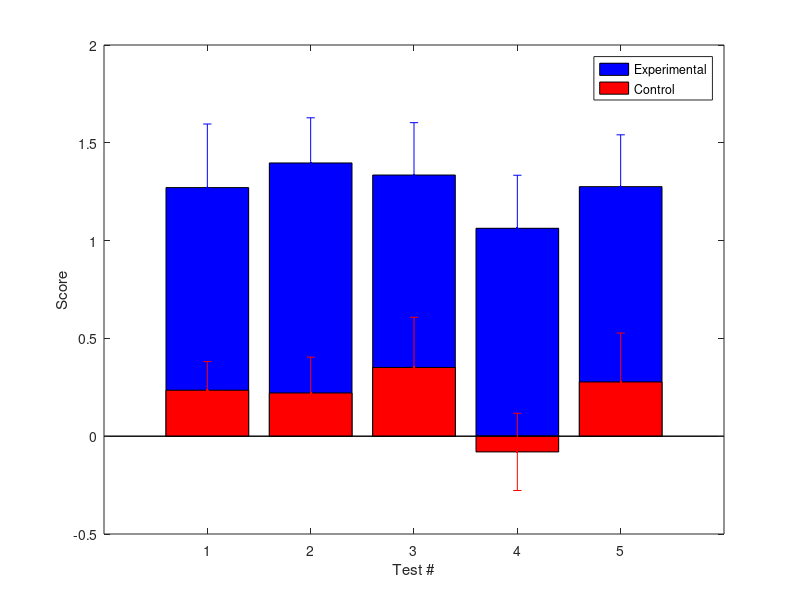

Source code (MATLAB): (Note: this script raises an error after producing the figure.)
% FWERwithCorrSim.m
%
% solution code for Thornquist test questions
% RTB wrote it, 27 Oct 2017

% Questions 20-28 will be related to the same data ("anxiety.mat" in the
% Desire2Learn Week 8 folder). Each patient is represented as a row, and
% their normalized score on each test occupies each column (i.e. row 1 is
% Patient 1, and the first column of row 1 is Patient 1's score on Test 1).
% 
% You are a researcher studying anxiety in humans, and you want to know if
% a particular mutation makes people more likely to have anxiety. Each
% patient takes 5 different tests that measure anxiety: 20 patients with a
% known mutation ("experimental"), and 20 patients with the wild type
% allele ("control"). You then normalize the data so that a score of 0 is
% the population mean on the test, and a score of 1 is one standard
% deviation away from the population mean, and use two-sample t-tests to
% discern if there is a difference between the means of the two groups on
% each test. The experimental and control scores are plotted here for each
% test (mean +/- S.E.M.).

%% Load in data

load anxiety_assays.mat

%% Plot the data

% anonymous function for standard error of the mean
sem = @(x) std(x) ./ sqrt(length(x));

figure('Name','Anxiety Test Scores');
h1=bar(mean(expt),'b');
hold on
errorbar(mean(expt),sem(expt),'b.');
h2=bar(mean(ctl),'r');
errorbar(mean(ctl),sem(ctl),'r.');
legend([h1,h2],{'Experimental','Control'});
xlabel('Test #'); ylabel('Score');

%% Do separate t-tests for each test

% Unadjusted p-values:
[H,pVals] = ttest2(expt,ctl);

% Q15: Without making any post-hoc adjustments for multiple comparisons, on
% which tests is there a significant difference between the "experimental"
% and "control" treatments (at a significance level of p < 0.05)? (Check
% all that apply)
%
% A15: All p-values are below 0.05

% Q16:  Using the standard Bonferroni correction are all of the tests still
% significant at p < 0.05? Ans. No
% A16: We can adjust things in one of two ways:
%   1. divide our criterion by the number of tests and use the same
%      p-values
%   2. multiply our p-values by the number of tests and use the same
%      criterion
nTests = length(pVals);
BCpVals = pVals .* nTests;

% A16: No. Test #3 now gives a corrected p-value of 0.0578.

% Q17: Should you be concerned about multiple comparisons here?
% A17: Yes; we performed multiple hypothesis tests, and so we have a higher
% probability of at least one test rejecting the null hypothesis, even if
% it's true, and so we should use a more stringent criterion.

%% Assess correlation among tests:

% The purpose of multiple comparisons corrections is to address the fact
% that, if you perform several independent hypothesis tests, each at a
% particular level of significance, the probability that at least one will
% give a false positive is higher than any of the individual tests. We're
% doing something slightly different, which is asking whether 5 separate
% tests are consistent with an underlying phenomenon: that the person is
% "anxious."

% Q18: In the data provided in the .mat file, is there evidence that
% the tests results are correlated across patients?

% calculate correlations across patients
[rhoExpt,pValExpt] = corr(expt);
[rhoCtl,pValCtl] = corr(ctl);

figure('Name','Test Score Correlations');
subplot(2,1,1);
imagesc(rhoExpt,[0,1]);
colorbar; colormap('hot');
xlabel('Test #'); ylabel('Test #');
title('Patients');

subplot(2,1,2);
imagesc(rhoCtl,[0,1]);
colorbar; colormap('hot');
xlabel('Test #'); ylabel('Test #');
title('Controls');

% A18: Yes. In the experimental group, scores on all tests are correlated,
% with correlation coefficients ranging from 0.54 to 0.82, and all are
% statistically significant at p < 0.05. Similar for the control group,
% thought tests 1 and 5 do not appear significantly correlated:


% Q19: How should your findings about the correlations of the tests adjust
% the way you think about correcting for the fact that you're performing
% multiple comparisons?

% A19: They are at least partially independent tests, so the probability of
% observing at least one false positive across the whole set is higher than
% the probability of rejecting the null hypothesis for any single test. We
% should thus use a more stringent criterion for significance than p <
% 0.05, although not as stringent as if they were independent.

% Q#: The authors cite your work in the statistics section as a
% justification for not correcting for multiple comparisons. Based on their
% evidence, should they be able to conclude that there are two types of
% anxiety?

% A#: No. The two situations are quite different. Your paper asked "do the
% data support an underlying state of anxiety (as reflected by these 5
% measures)?" and so your hypothesis testing produced results which were
% correlated with each other and addressed a common question. These authors
% ask "Is there a detectable state of anxiety, as reflected by at least one
% test showing a significant difference?" and perform many hypothesis tests
% which produce independent conclusions. As a result, they should correct
% for false positives in those independent tests.

%% Simulate data with different levels of correlation:

% The data provided in 'anxiety_assays.mat' were made up. Data for each
% group was generated using the MATLAB function mvnrnd(mu,sigma,20), with a
% different 'mu' for the experimental and control groups. Specifically,
% muExpt = [1,1,1,1,1] and muCtl = [0,0,0,0,0]. They both used the same
% covariance matrix.
nSamp = 20;     % number per group
myCorr = 0.6;   % correlation among tests
muExpt = [1,1,1,1,1];   % normalized mean of experimental group
muCtrl = [0,0,0,0,0];   % normalized mean of control group
% covariance matrix:
mySigma = (ones(5,5) .* myCorr) + (eye(5) .* (1 - myCorr));

% Q20: What is the probability of at least one false positive?
% Key is to draw both samples from the SAME distribution.
nSim = 10000;
nFP = 0;
rng default
for k = 1:nSim
    R1 = mvnrnd(muCtrl,mySigma,nSamp);
    R2 = mvnrnd(muCtrl,mySigma,nSamp);
    H = ttest2(R1,R2);
    if any(H)
        nFP = nFP + 1;
    end
end
pFP = nFP / nSim;
% A20: 0.1694

% Q21: What is the probability of producing a false positive if the tests
% are completely uncorrelated (i.e. sigma is 0 everywhere except the
% main diagonal)?

% A21: There are two different ways to answer this question. The simplest
% is to just generate a new covariance matrix and repeat our simulation:
mySigma = eye(5);   % and repeat lines 119-130
% This gives 0.2279

% But it is easy to calculate exactly with independent tests, since the
% probability of one or more FPs is just 1 - all True Positives:
FWERuncorr = 1 - 0.95^nTests;
% This gives 0.2262

% Q22: What is the probability if all tests scores are perfectly correlated?

% A22: Again, two possible approaches. Simulation:
mySigma = ones(5,5);    % and repeat lines 119-130
% This gives 0.0504
% Or you can just realize that if the scores all are perfectly correlated,
% we have really only done one test, so FWER = alpha for single test.
% (Brian Healy gave an example in his multiple comparisons lecture of
% comparing heights between two groups, but coding the heights (single
% measurement) in five different ways: cm., in., ft., m., yds.